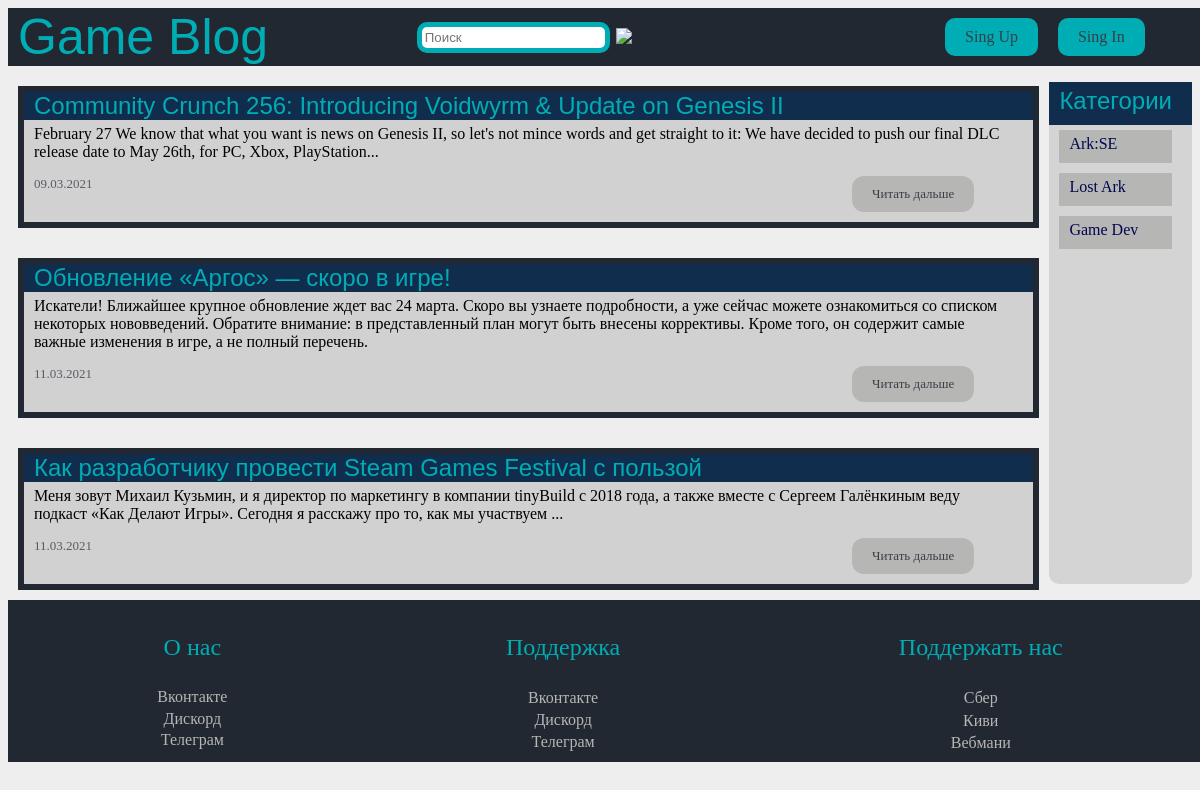
Before: / with the older database file.
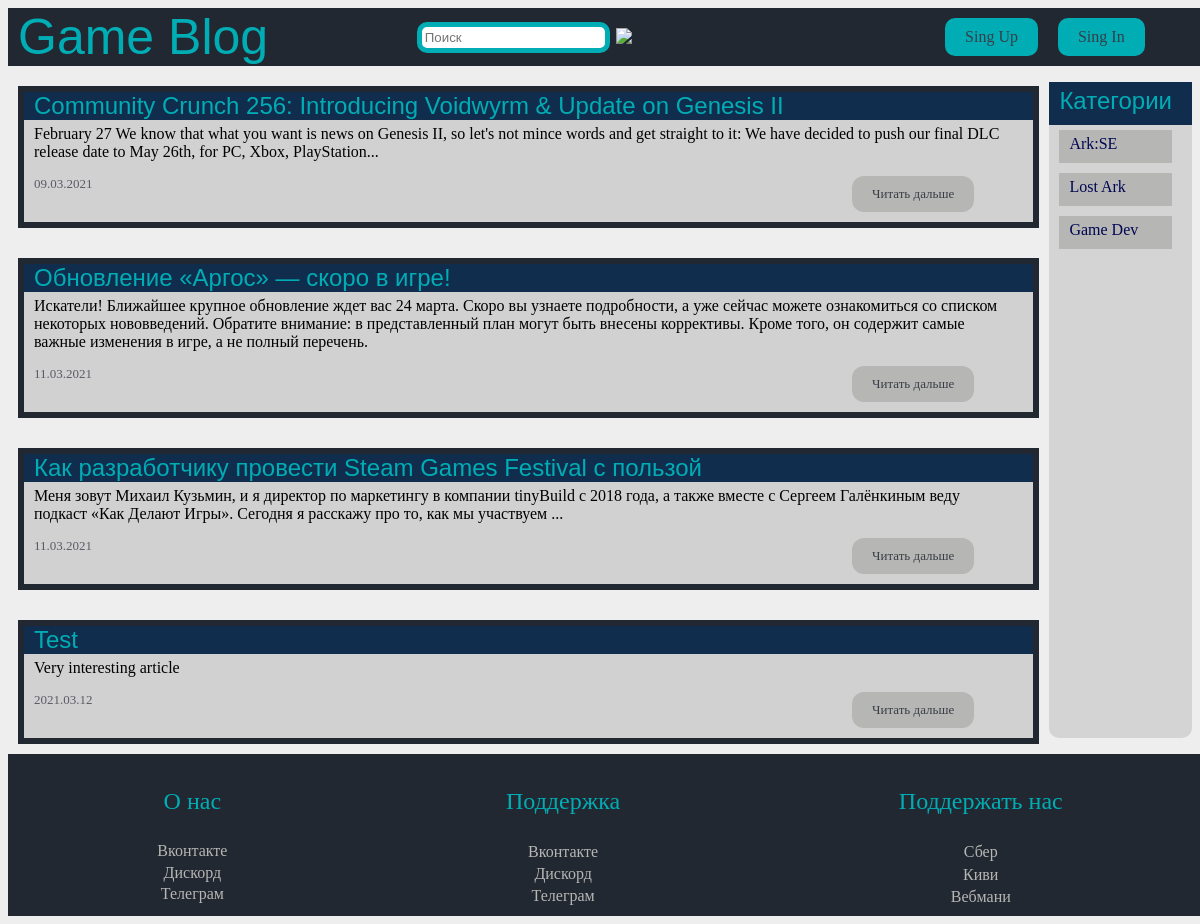
After: the same page with the newer database file.
### database.py (models this page shows)
class Article(db.Model):
    id = db.Column(db.Integer, primary_key=True, autoincrement=True)
    title = db.Column(db.String(70), nullable=True)
    body = db.Column(db.String(70), nullable=True, unique=True)
    date = db.Column(db.String(70), nullable=True)
    big = db.Column(db.Boolean, default=True)
    img = db.Column(db.Boolean, default=False)
    img_url = db.Column(db.String(70))
    author_id = db.Column(db.Integer, db.ForeignKey('users.id'))
    category_id = db.Column(db.Integer, db.ForeignKey('categories.id'))
    author = db.relationship('Users', backref=db.backref('articles', lazy=True))
    category = db.relationship('Categories', backref=db.backref('articles', lazy=True))

class Categories(db.Model):
    id = db.Column(db.Integer, primary_key=True, autoincrement=True)
    name = db.Column(db.String, nullable=True)

### app.py (the view)
@app.route('/')
def homepage():
    articles = Article.query.all()
    categories = Categories.query.all()
    return render_template('index.html', articles=articles, categories=categories)

### templates/index.html (shortened to what this page needs)
{% extends "base.html" %}
{% block content %}
    {% for article in articles %}
        <article>
            <div class="head">
                {{ article.title }}
            </div>
            <div class="text-block">
                {% if article.big %}
                    {{ article.body[0:200]+'...' }}
                {% else %}
                    {{ article.body }}
                {% endif %}
            </div>
            <div class="footer">
                <date>{{ article.date }}</date>
                <a href="{{ url_for('article', art=article.id) }}">Читать дальше</a>
            </div>
        </article>
    {% endfor %}
{% endblock %}

### templates/base.html (shortened to what this page needs)
<!DOCTYPE html>
<html lang="ru">
<head>
    <link rel="stylesheet" href={{ url_for('static', filename='style.css') }}>
</head>
<body>
<header>
    <a href="{{ url_for('homepage') }}" class="logo">Game Blog</a>
    <form action="{{ url_for('search') }}">
        <input name="text" class="search" type="search" placeholder="Поиск" aria-label="Поиск">
        <button type="submit">
            <img src="https://img.icons8.com/material-sharp/24/000000/search.png"/>
        </button>
    </form>
    <but>
        <a class="buttons" href={{ url_for('singup') }}>Sing Up</a>
        <a class="buttons" href={{ url_for('singin') }}>Sing In</a>
    </but>
</header>
<main>
    <div class="articles_list">
        {% block content %}
        {% endblock %}
    </div>
    <ul class="categories">
        <li class="header">
            Категории
        </li>
        {% for categoria in categories %}
            <li class="dropdown">
                <a href=" {{ url_for('categor', cat=categoria.id) }} ">{{ categoria.name }}</a>
            </li>
        {% endfor %}
    </ul>
</main>
<footer>
    <div class="block-footer">
        <p>О нас</p>
        <div class="lin"><a href="#">Вконтакте</a></div>
        <div class="lin"><a href="#">Дискорд</a></div>
        <div class="lin"><a href="#">Телеграм</a></div>
    </div>
    <div class="block-footer">
        <p>Поддержка</p>
        <div class="lin"><a href="#">Вконтакте</a></div>
        <div class="lin"><a href="#">Дискорд</a></div>
        <div class="lin"><a href="#">Телеграм</a></div>
    </div>
    <div class="block-footer">
        <p>Поддержать нас</p>
        <div class="lin"><a href="#">Сбер</a></div>
        <div class="lin"><a href="#">Киви</a></div>
        <div class="lin"><a href="#">Вебмани</a></div>
    </div>
</footer>
</body>
</html>

### static/style.css (style rules this page uses)
body { background-color: #EEEEEE; }
header { top: 0; left: 0; width: 100%; margin: auto; padding-left: 10px; background-color: #222831; display: flex; min-height: auto; }
header a { text-decoration: none; }
.logo { color: #00ADB5 !important; font-size: 50px; font-family: Dubai, sans-serif; }
header .buttons { padding: 10px 20px 10px 20px; background-color: #00ADB5; border-radius: 10px; margin: 10px; }
but { display: flex; align-items: center; margin-right: 4%; margin-left: auto; }
.categories { border-radius: 10px; border: 2px #112D4E; padding: 0; margin-right: 0; margin-left: auto; background-color: #696A6C33; }
.categories li { padding: 5px 20px 10px 10px; margin: 5px 20px 10px 10px; background-color: #b6b6b4; list-style-type: none; }
main { display: flex; }
.articles_list { display: flex; flex-direction: column; }
.categories .header { color: #00ADB5; font-size: x-large; font-family: Calibri, sans-serif; margin: 0 0 0 0; padding: 5px 20px 10px 10px !important; background-color: #112D4E; }
.categories li a { text-decoration: none; color: #000651; }
article { border: 6px solid #222831; margin: 20px 10px 10px 10px; display: block; background: rgba(91, 91, 91, 0.2); }
article .head { color: #00ADB5; padding-left: 10px; font-family: Calibri, sans-serif; font-size: x-large; background: #112D4E; }
article .text-block { display: block; padding: 5px 20px 10px 10px; font-size: medium; }
article .footer { display: flex; color: rgba(12, 12, 30, 0.6); font-size: small; padding: 5px 20px 10px 10px; }
footer { width: 100%; justify-content: center; padding: 10px; background: #222831; color: #00ADB5; display: flex; }
.block-footer { flex-grow: 1; text-align: center; display: flex; flex-direction: column; }
footer a { margin-top: 1%; display: block; text-decoration: none; color: #b6b6b4; }
footer p { font-size: x-large; }
article .footer a { color: #393E46; align-items: center; margin-right: 4%; padding: 10px 20px 10px 20px; background-color: #b6b6b4; margin-left: auto; display: block; border-radius: 12px; text-decoration: none; }
a { color: #393E46; text-decoration: none; }
header form { display: flex; margin-left: auto; margin-right:auto; }
header form input { margin: auto; padding: 3px; outline: none; box-sizing: border-box; border: 5px solid #00ADB5; border-radius: 10px; }
header form button { background: #222831; border: #00ADB5; }

Changed rows visible on the page:
added Article: title "Test", body "Very interesting article", date "2021.03.12"
